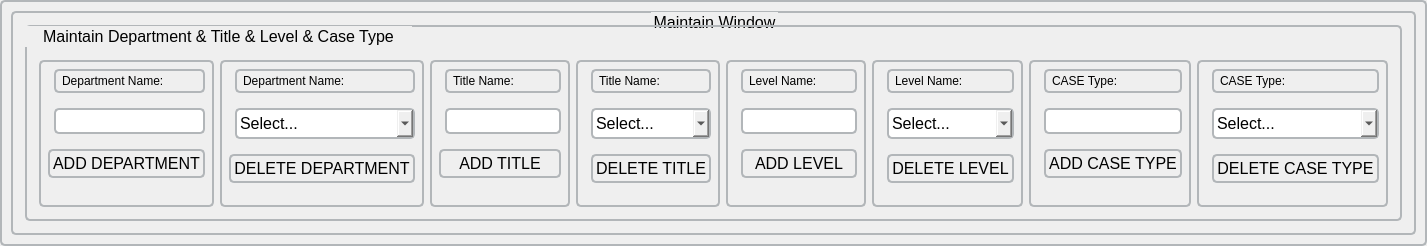
      <widget class="QWidget" name="page_Department_Level_Title">
       <property name="styleSheet">
        <string notr="true">QWidget{
border-style:none;
border:2px solid #B2B6B9;
padding:3px;
border-radius:5px; }</string>
       </property>
       <layout class="QGridLayout" name="gridLayout_37">
        <item row="0" column="0">
         <widget class="QGroupBox" name="groupBox_8">
          <property name="font">
           <font>
            <pointsize>12</pointsize>
           </font>
          </property>
          <property name="title">
           <string>Maintain Window</string>
          </property>
          <property name="alignment">
           <set>Qt::AlignCenter</set>
          </property>
          <layout class="QGridLayout" name="gridLayout_34">
           <item row="0" column="0">
            <widget class="QGroupBox" name="groupBox_9">
             <property name="sizePolicy">
              <sizepolicy hsizetype="Preferred" vsizetype="Minimum">
               <horstretch>0</horstretch>
               <verstretch>0</verstretch>
              </sizepolicy>
             </property>
             <property name="maximumSize">
              <size>
               <width>16777215</width>
               <height>200</height>
              </size>
             </property>
             <property name="font">
              <font>
               <pointsize>12</pointsize>
              </font>
             </property>
             <property name="title">
              <string>Maintain Department &amp;&amp; Title &amp;&amp; Level &amp;&amp; Case Type</string>
             </property>
             <layout class="QGridLayout" name="gridLayout_7">
              <property name="topMargin">
               <number>30</number>
              </property>
              <item row="0" column="0">
               <widget class="QWidget" name="widget_20" native="true">
                <layout class="QVBoxLayout" name="verticalLayout_25">
                 <item>
                  <layout class="QFormLayout" name="formLayout_15">
                   <property name="verticalSpacing">
                    <number>15</number>
                   </property>
                   <property name="bottomMargin">
                    <number>15</number>
                   </property>
                   <item row="1" column="1">
                    <widget class="QLineEdit" name="lineEdit_Maintain_Others_Add_Department"/>
                   </item>
                   <item row="2" column="0" colspan="2">
                    <widget class="QPushButton" name="pushButton_Maintain_Others_Add_Department">
                     <property name="font">
                      <font>
                       <pointsize>12</pointsize>
                      </font>
                     </property>
                     <property name="text">
                      <string>ADD DEPARTMENT</string>
                     </property>
                     <property name="icon">
                      <iconset resource="ResourceFile.qrc">
                       <normaloff>:/Icon/adduser.png</normaloff>:/Icon/adduser.png</iconset>
                     </property>
                    </widget>
                   </item>
                   <item row="0" column="1">
                    <widget class="QLabel" name="label_77">
                     <property name="text">
                      <string>Department Name:</string>
                     </property>
                    </widget>
                   </item>
                  </layout>
                 </item>
                </layout>
               </widget>
              </item>
              <item row="0" column="1">
               <widget class="QWidget" name="widget_21" native="true">
                <layout class="QVBoxLayout" name="verticalLayout_26">
                 <item>
                  <layout class="QFormLayout" name="formLayout_16">
                   <property name="verticalSpacing">
                    <number>15</number>
                   </property>
                   <property name="bottomMargin">
                    <number>15</number>
                   </property>
                   <item row="1" column="1">
                    <widget class="QComboBox" name="comboBox_Maintain_Others_Delete_Department">
                     <property name="font">
                      <font>
                       <pointsize>12</pointsize>
                      </font>
                     </property>
                     <property name="placeholderText">
                      <string>Select...</string>
                     </property>
                    </widget>
                   </item>
                   <item row="2" column="0" colspan="2">
                    <widget class="QPushButton" name="pushButton_Maintain_Others_Delete_Department">
                     <property name="font">
                      <font>
                       <pointsize>12</pointsize>
                      </font>
                     </property>
                     <property name="text">
                      <string>DELETE DEPARTMENT</string>
                     </property>
                     <property name="icon">
                      <iconset resource="ResourceFile.qrc">
                       <normaloff>:/Icon/deleteUser.png</normaloff>:/Icon/deleteUser.png</iconset>
                     </property>
                    </widget>
                   </item>
                   <item row="0" column="1">
                    <widget class="QLabel" name="label_81">
                     <property name="text">
                      <string>Department Name:</string>
                     </property>
                    </widget>
                   </item>
                  </layout>
                 </item>
                </layout>
               </widget>
              </item>
              <item row="0" column="2">
               <widget class="QWidget" name="widget_22" native="true">
                <layout class="QVBoxLayout" name="verticalLayout_27">
                 <item>
                  <layout class="QFormLayout" name="formLayout_17">
                   <property name="verticalSpacing">
                    <number>15</number>
                   </property>
                   <property name="bottomMargin">
                    <number>15</number>
                   </property>
                   <item row="1" column="1">
                    <widget class="QLineEdit" name="lineEdit_Maintain_Others_Add_Title"/>
                   </item>
                   <item row="2" column="0" colspan="2">
                    <widget class="QPushButton" name="pushButton_Maintain_Others_Add_Title">
                     <property name="font">
                      <font>
                       <pointsize>12</pointsize>
                      </font>
                     </property>
                     <property name="text">
                      <string>ADD TITLE</string>
                     </property>
                     <property name="icon">
                      <iconset resource="ResourceFile.qrc">
                       <normaloff>:/Icon/modifyUser.png</normaloff>:/Icon/modifyUser.png</iconset>
                     </property>
                    </widget>
                   </item>
                   <item row="0" column="1">
                    <widget class="QLabel" name="label_86">
                     <property name="text">
                      <string>Title Name:</string>
                     </property>
                    </widget>
                   </item>
                  </layout>
                 </item>
                </layout>
               </widget>
              </item>
              <item row="0" column="3">
               <widget class="QWidget" name="widget_23" native="true">
                <layout class="QVBoxLayout" name="verticalLayout_18">
                 <item>
                  <layout class="QFormLayout" name="formLayout_18">
                   <property name="verticalSpacing">
                    <number>15</number>
                   </property>
                   <property name="bottomMargin">
                    <number>15</number>
                   </property>
                   <item row="1" column="1">
                    <widget class="QComboBox" name="comboBox_Maintain_Others_Delete_Title">
                     <property name="font">
                      <font>
                       <pointsize>12</pointsize>
                      </font>
                     </property>
                     <property name="placeholderText">
                      <string>Select...</string>
                     </property>
                    </widget>
                   </item>
                   <item row="2" column="1">
                    <widget class="QPushButton" name="pushButton_Maintain_Others_Delete_Title">
                     <property name="font">
                      <font>
                       <pointsize>12</pointsize>
                      </font>
                     </property>
                     <property name="text">
                      <string>DELETE TITLE</string>
                     </property>
                     <property name="icon">
                      <iconset resource="ResourceFile.qrc">
                       <normaloff>:/Icon/checkUser.png</normaloff>:/Icon/checkUser.png</iconset>
                     </property>
                    </widget>
                   </item>
                   <item row="0" column="1">
                    <widget class="QLabel" name="label_89">
                     <property name="text">
                      <string>Title Name:</string>
                     </property>
                    </widget>
                   </item>
                  </layout>
                 </item>
                </layout>
               </widget>
              </item>
              <item row="0" column="4">
               <widget class="QWidget" name="widget_24" native="true">
                <layout class="QVBoxLayout" name="verticalLayout_17">
                 <item>
                  <layout class="QFormLayout" name="formLayout_19">
                   <property name="verticalSpacing">
                    <number>15</number>
                   </property>
                   <property name="bottomMargin">
                    <number>15</number>
                   </property>
                   <item row="1" column="1">
                    <widget class="QLineEdit" name="lineEdit_Maintain_Others_Add_Level"/>
                   </item>
                   <item row="2" column="1">
                    <widget class="QPushButton" name="pushButton__Maintain_Others_Add_Level">
                     <property name="font">
                      <font>
                       <pointsize>12</pointsize>
                      </font>
                     </property>
                     <property name="text">
                      <string>ADD LEVEL</string>
                     </property>
                     <property name="icon">
                      <iconset resource="ResourceFile.qrc">
                       <normaloff>:/Icon/adduser.png</normaloff>:/Icon/adduser.png</iconset>
                     </property>
                    </widget>
                   </item>
                   <item row="0" column="1">
                    <widget class="QLabel" name="label_93">
                     <property name="text">
                      <string>Level Name:</string>
                     </property>
                    </widget>
                   </item>
                  </layout>
                 </item>
                </layout>
               </widget>
              </item>
              <item row="0" column="5">
               <widget class="QWidget" name="widget_25" native="true">
                <layout class="QVBoxLayout" name="verticalLayout_19">
                 <item>
                  <layout class="QFormLayout" name="formLayout_20">
                   <property name="verticalSpacing">
                    <number>15</number>
                   </property>
                   <property name="bottomMargin">
                    <number>15</number>
                   </property>
                   <item row="2" column="1">
                    <widget class="QPushButton" name="pushButton__Maintain_Others_Delete_Level">
                     <property name="font">
                      <font>
                       <pointsize>12</pointsize>
                      </font>
                     </property>
                     <property name="text">
                      <string>DELETE LEVEL</string>
                     </property>
                     <property name="icon">
                      <iconset resource="ResourceFile.qrc">
                       <normaloff>:/Icon/deleteUser.png</normaloff>:/Icon/deleteUser.png</iconset>
                     </property>
                    </widget>
                   </item>
                   <item row="1" column="1">
                    <widget class="QComboBox" name="comboBox_Maintain_Others_Delete_Level">
                     <property name="font">
                      <font>
                       <pointsize>12</pointsize>
                      </font>
                     </property>
                     <property name="placeholderText">
                      <string>Select...</string>
                     </property>
                    </widget>
                   </item>
                   <item row="0" column="1">
                    <widget class="QLabel" name="label_98">
                     <property name="text">
                      <string>Level Name:</string>
                     </property>
                    </widget>
                   </item>
                  </layout>
                 </item>
                </layout>
               </widget>
              </item>
              <item row="0" column="6">
               <widget class="QWidget" name="widget_26" native="true">
                <layout class="QVBoxLayout" name="verticalLayout_20">
                 <item>
                  <layout class="QFormLayout" name="formLayout_21">
                   <property name="verticalSpacing">
                    <number>15</number>
                   </property>
                   <property name="bottomMargin">
                    <number>15</number>
                   </property>
                   <item row="1" column="1">
                    <widget class="QLineEdit" name="lineEdit_Maintain_Others_Add_CaseType"/>
                   </item>
                   <item row="2" column="1">
                    <widget class="QPushButton" name="pushButton__Maintain_Others_Add_CaseType">
                     <property name="font">
                      <font>
                       <pointsize>12</pointsize>
                      </font>
                     </property>
                     <property name="text">
                      <string>ADD CASE TYPE</string>
                     </property>
                     <property name="icon">
                      <iconset resource="ResourceFile.qrc">
                       <normaloff>:/Icon/modifyUser.png</normaloff>:/Icon/modifyUser.png</iconset>
                     </property>
                    </widget>
                   </item>
                   <item row="0" column="1">
                    <widget class="QLabel" name="label_103">
                     <property name="text">
                      <string>CASE Type:</string>
                     </property>
                    </widget>
                   </item>
                  </layout>
                 </item>
                </layout>
               </widget>
              </item>
              <item row="0" column="7">
               <widget class="QWidget" name="widget_27" native="true">
                <layout class="QVBoxLayout" name="verticalLayout_28">
                 <item>
                  <layout class="QFormLayout" name="formLayout_22">
                   <property name="verticalSpacing">
                    <number>15</number>
                   </property>
                   <property name="bottomMargin">
                    <number>15</number>
                   </property>
                   <item row="1" column="1">
                    <widget class="QComboBox" name="comboBox_Maintain_Others_Delete_CaseType">
                     <property name="font">
                      <font>
                       <pointsize>12</pointsize>
                      </font>
                     </property>
                     <property name="placeholderText">
                      <string>Select...</string>
                     </property>
                    </widget>
                   </item>
                   <item row="2" column="1">
                    <widget class="QPushButton" name="pushButton__Maintain_Others_Delete_CaseType">
                     <property name="font">
                      <font>
                       <pointsize>12</pointsize>
                      </font>
                     </property>
                     <property name="text">
                      <string>DELETE CASE TYPE</string>
                     </property>
                     <property name="icon">
                      <iconset resource="ResourceFile.qrc">
                       <normaloff>:/Icon/checkUser.png</normaloff>:/Icon/checkUser.png</iconset>
                     </property>
                    </widget>
                   </item>
                   <item row="0" column="1">
                    <widget class="QLabel" name="label_108">
                     <property name="text">
                      <string>CASE Type:</string>
                     </property>
                    </widget>
                   </item>
                  </layout>
                 </item>
                </layout>
               </widget>
              </item>
             </layout>
            </widget>
           </item>
          </layout>
         </widget>
        </item>
       </layout>
      </widget>
